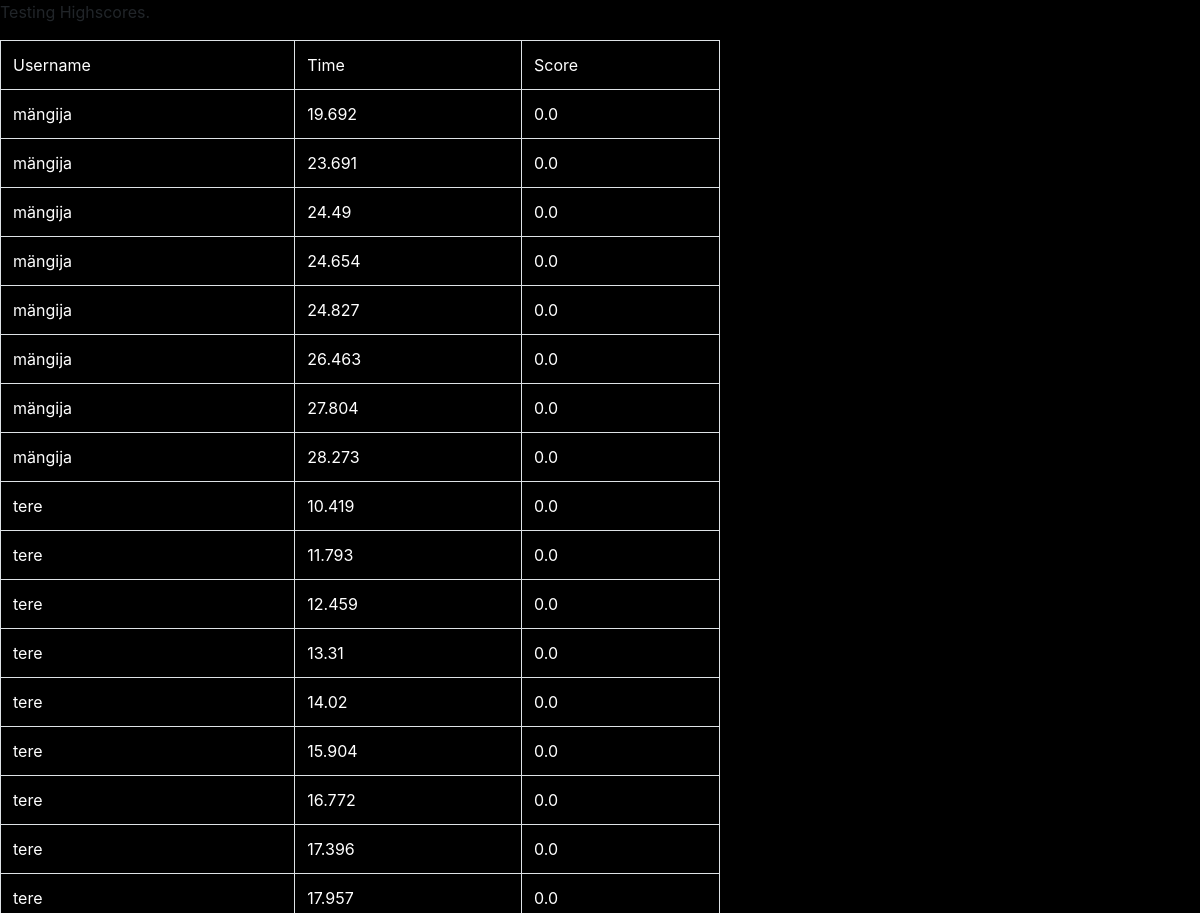
The app's page /highscores/ (upper part), older data.
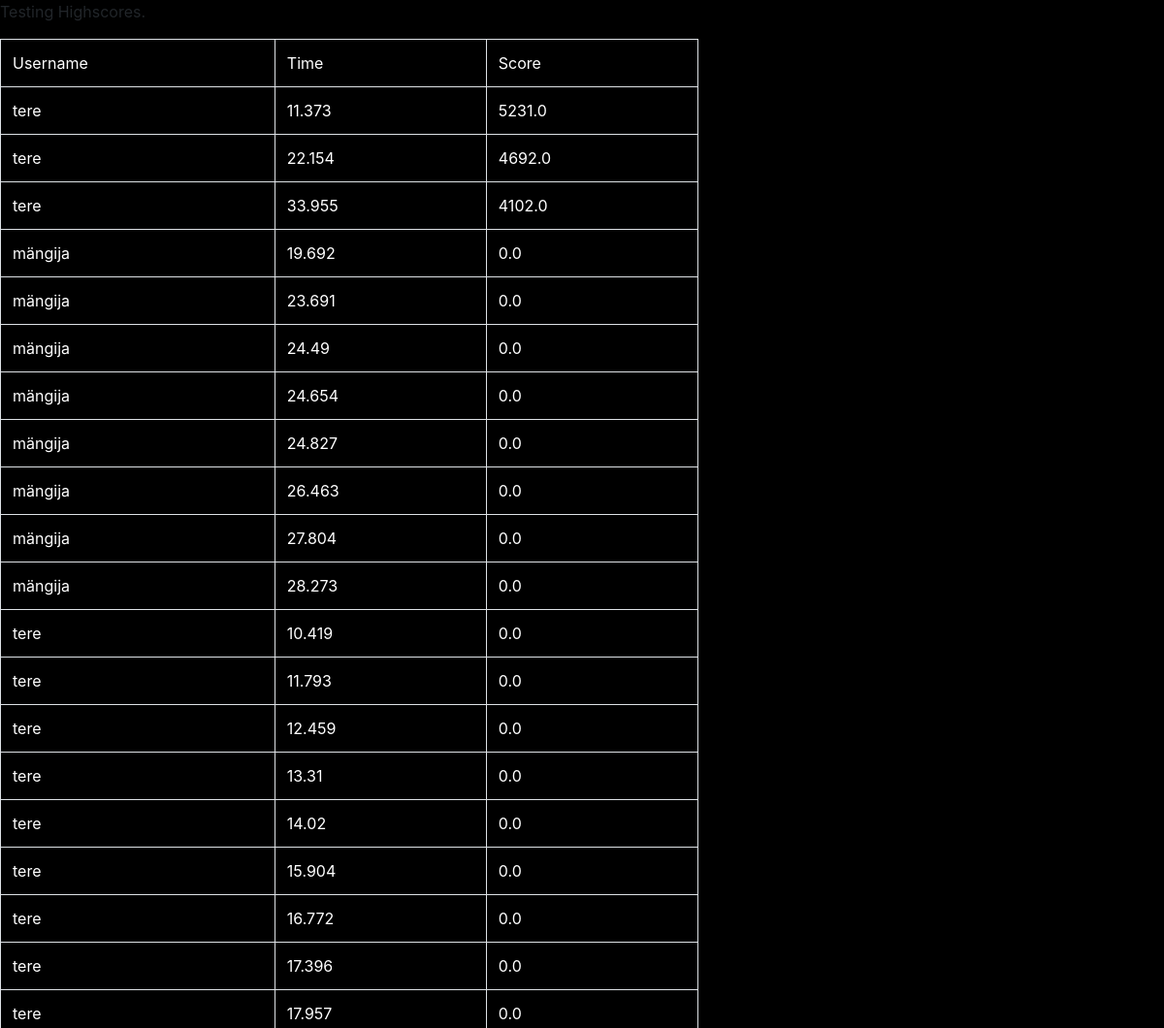
The same page, newer data.
### myapp/models.py (models this page shows)
class Score(models.Model):
    sentence_id = models.ForeignKey(Sentence, on_delete=models.CASCADE)
    user_name = models.CharField(max_length=255)
    datetime = models.DateTimeField(auto_now_add=True,null=True)
    time = models.FloatField()
    medal = models.PositiveSmallIntegerField(choices=MEDALS, null=True)
    score = models.FloatField(default=0)

### myapp/views.py (the view)
# urls.py: url(r'^highscores/$', myapp.views.highscores),
def highscores(request):
    highscores = Score.objects.all().order_by("-score")
    return render(request,"highscores.html",{"highscores": highscores})

### templates/highscores.html (shortened to what this page needs)
<!DOCTYPE html>
<html lang="en">
<head>
    {% load static %}
      <link rel="stylesheet" href="https://maxcdn.bootstrapcdn.com/bootstrap/4.0.0-alpha.6/css/bootstrap.min.css">
     <link rel="stylesheet" href="style/highscores.css">
     <link rel="stylesheet" href="{% static 'style/highscores.css' %}">
</head>
<body>
    <p>Testing Highscores.</p>
    <table style="width:60%"class="table table-bordered">
        <tr>
            <td style=>Username</td>
            <td>Time</td>
            <td>Score</td>
        </tr>
        {%for position in highscores%}
        <tr>
            <td>{{position.user_name}}</td>
            <td>{{position.time}}</td>
            <td>{{position.score}}</td>
        </tr>
        {% endfor %}
    </table>
</body>
</html>

### myapp/static/style/highscores.css (style rules this page uses)
body { background-color: black; }
td { color:white; }

Row changes from the older to the newer data that the page shows:
added Score: user_name "tere", time "11.373", score "5231.0"
added Score: user_name "tere", time "22.154", score "4692.0"
added Score: user_name "tere", time "33.955", score "4102.0"
